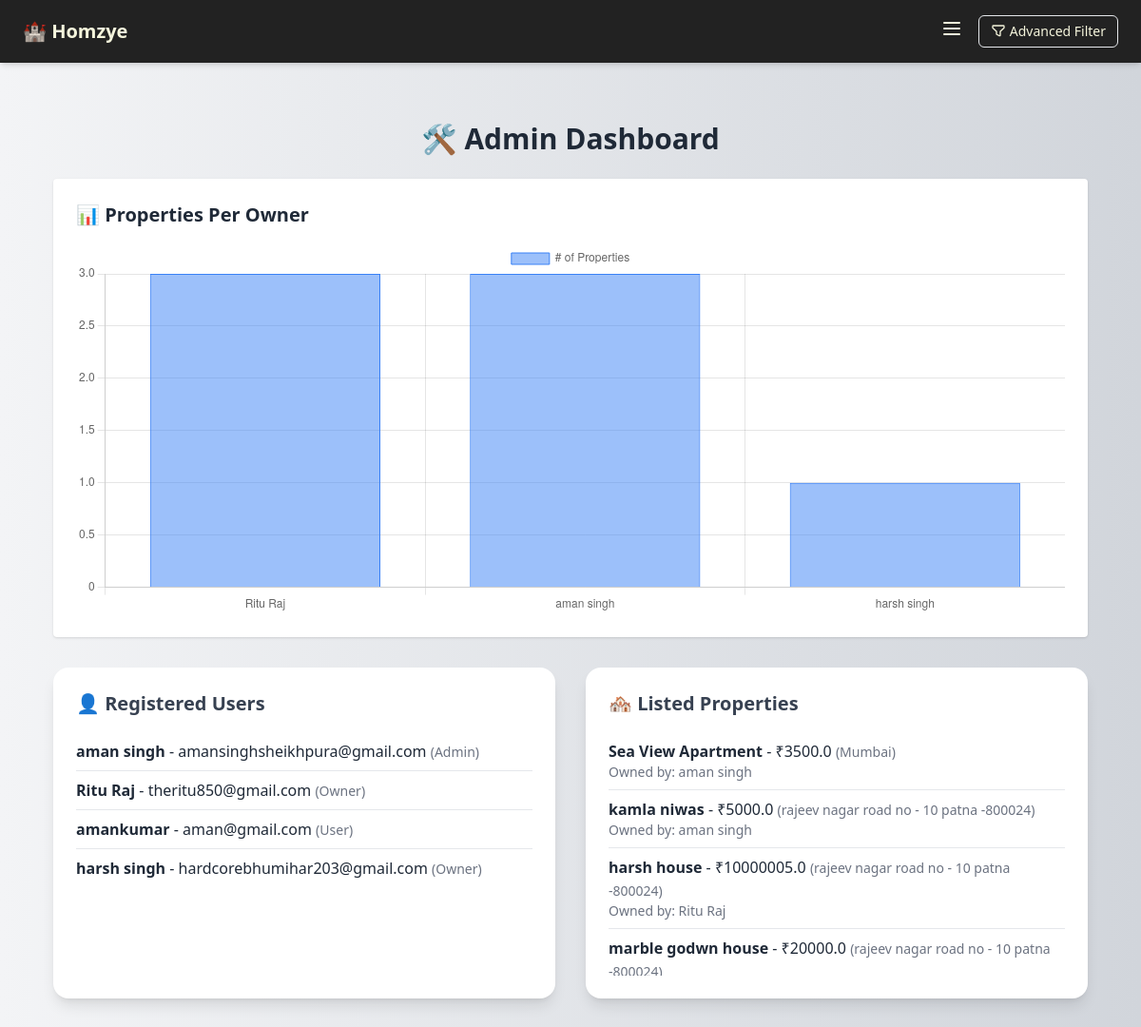
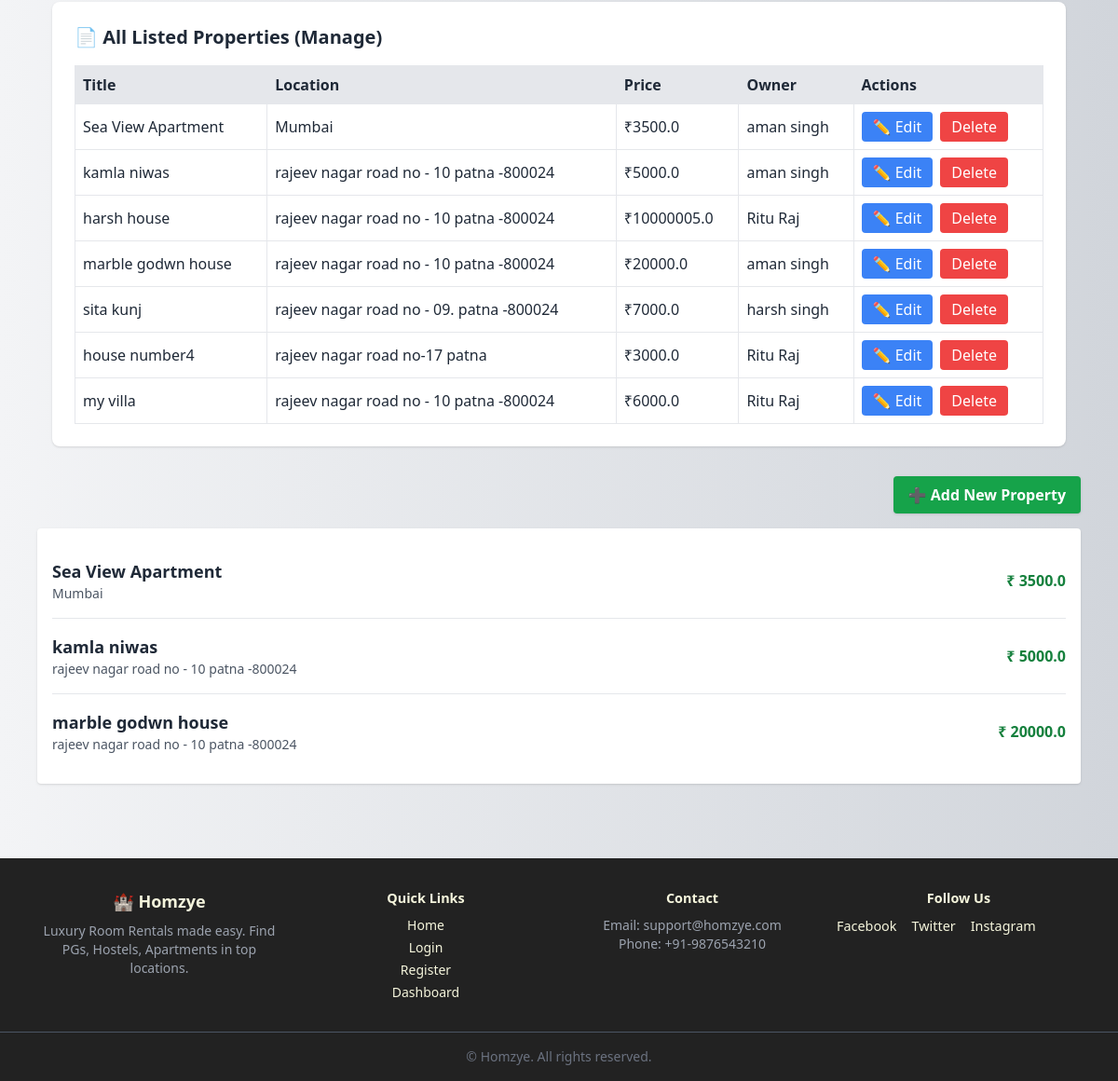
The page /dashboard (signed in) on the database its author committed (2 pictures, top to bottom).
### app.py (models this page shows)
class User(db.Model, UserMixin):
    id = db.Column(db.Integer, primary_key=True)
    username = db.Column(db.String(64), unique=True, nullable=False)
    email = db.Column(db.String(120), unique=True, nullable=False)
    password = db.Column(db.String(128), nullable=False)
    role = db.Column(db.String(20), nullable=False, default='user')
    properties = db.relationship('Property', backref='owner', lazy=True)

class Property(db.Model):
    id = db.Column(db.Integer, primary_key=True)
    title = db.Column(db.String(200), nullable=False)
    description = db.Column(db.Text, nullable=False)
    location = db.Column(db.String(200), nullable=False)
    price = db.Column(db.Float, nullable=False)
    latitude = db.Column(db.Float)
    longitude = db.Column(db.Float)
    photo_filename = db.Column(db.String(128))
    owner_id = db.Column(db.Integer, db.ForeignKey('user.id'), nullable=False)
    created_at = db.Column(db.DateTime, default=datetime.utcnow)
    photos = db.relationship('Photo', back_populates='room', cascade='all, delete-orphan')

### app.py (the view)
@app.route('/dashboard')
@login_required
def dashboard():
    if current_user.role == 'admin':
        users = User.query.all()
        properties = Property.query.all()
        owner_data = db.session.query(User.username, db.func.count(Property.id)) \
            .join(Property, Property.owner_id == User.id) \
            .group_by(User.username).all()
        owner_names = [data[0] for data in owner_data]
        owner_counts = [data[1] for data in owner_data]
        return render_template('admin_dashboard.html',
                               users=users,
                               properties=properties,
                               owner_names=owner_names,
                               owner_counts=owner_counts)
    elif current_user.role == 'owner':
        props = Property.query.filter_by(owner_id=current_user.id).all()
        return render_template('dashboard_owner.html', properties=props)
    else:
       return render_template('dashboarduser.html')

### app.py (called while the page is built)
@login_manager.user_loader
def load_user(user_id):
    return User.query.get(int(user_id))

### templates/admin_dashboard.html (shortened to what this page needs)
{% extends "base.html" %}
{% block content %}
<div class="max-w-7xl mx-auto px-4 py-8">
  <h1 class="text-3xl font-bold mb-6 text-center text-gray-800">🛠️ Admin Dashboard</h1>
  <div class="bg-white rounded shadow p-6 mb-8">
    <h2 class="text-xl font-semibold mb-4">📊 Properties Per Owner</h2>
    <canvas id="ownerChart" width="400" height="150"></canvas>
  </div>
  <div class="grid grid-cols-1 md:grid-cols-2 gap-8 mb-8">
    <div class="bg-white rounded-2xl shadow-lg p-6">
      <h2 class="text-xl font-semibold mb-4 text-gray-700">👤 Registered Users</h2>
      <ul class="divide-y divide-gray-200 max-h-64 overflow-y-auto">
        {% for user in users %}
          <li class="py-2">
            <p><strong>{{ user.username }}</strong> - {{ user.email }}
              <span class="text-sm text-gray-500">({{ user.role|capitalize }})</span>
            </p>
          </li>
        {% else %}
          <li class="text-gray-500">No users found.</li>
        {% endfor %}
      </ul>
    </div>
    <div class="bg-white rounded-2xl shadow-lg p-6">
      <h2 class="text-xl font-semibold mb-4 text-gray-700">🏘️ Listed Properties</h2>
      <ul class="divide-y divide-gray-200 max-h-64 overflow-y-auto">
        {% for prop in properties %}
          <li class="py-2">
            <p><strong>{{ prop.title }}</strong> - ₹{{ prop.price }}
              <span class="text-sm text-gray-500">({{ prop.location }})</span>
            </p>
            <p class="text-sm text-gray-500">Owned by: {{ prop.owner.username }}</p>
          </li>
        {% else %}
          <li class="text-gray-500">No properties found.</li>
        {% endfor %}
      </ul>
    </div>
  </div>
  <div class="bg-white rounded-lg shadow p-6">
    <h2 class="text-xl font-semibold mb-4">📄 All Listed Properties (Manage)</h2>
    <table class="w-full border-collapse">
      <thead>
        <tr class="bg-gray-200 text-left">
          <th class="p-2 border">Title</th>
          <th class="p-2 border">Location</th>
          <th class="p-2 border">Price</th>
          <th class="p-2 border">Owner</th>
          <th class="p-2 border">Actions</th>
        </tr>
      </thead>
      <tbody>
        {% for prop in properties %}
          <tr class="hover:bg-gray-100">
            <td class="p-2 border">{{ prop.title }}</td>
            <td class="p-2 border">{{ prop.location }}</td>
            <td class="p-2 border">₹{{ prop.price }}</td>
            <td class="p-2 border">{{ prop.owner.username }}</td>
          <td class="p-2 border">
  <div class="flex space-x-2">
    <a href="{{ url_for('edit_property', property_id=prop.id) }}"
   class="bg-blue-500 hover:bg-blue-700 text-white px-3 py-1 rounded">
  ✏️ Edit
</a>
    <form action="{{ url_for('delete_property', property_id=prop.id) }}" method="POST"
          onsubmit="return confirm('Are you sure you want to delete this property?');">
      <button type="submit" class="bg-red-500 hover:bg-red-700 text-white px-3 py-1 rounded">
        Delete
      </button>
    </form>
  </div>
</td>
          </tr>
        {% else %}
          <tr>
            <td colspan="5" class="text-center p-4 text-gray-500">No properties found.</td>
          </tr>
        {% endfor %}
      </tbody>
    </table>
  </div>
</div>
<div class="text-right mb-4">
  <a href="{{ url_for('add_property') }}"
     class="inline-block bg-green-600 hover:bg-green-700 text-white font-semibold py-2 px-4 rounded shadow">
    ➕ Add New Property
  </a>
</div>
{% set props = current_user.properties %}
<div class="bg-white rounded shadow p-4">
  {% if props %}
    <ul class="divide-y divide-gray-200">
      {% for prop in props %}
        <li class="py-4">
          <div class="flex flex-col md:flex-row md:justify-between md:items-center">
            <div>
              <strong class="text-lg text-gray-800">{{ prop.title }}</strong>
              <p class="text-sm text-gray-600">{{ prop.location }}</p>
            </div>
            <div class="mt-2 md:mt-0 text-green-700 font-bold">
              ₹ {{ prop.price }}
            </div>
          </div>
        </li>
      {% endfor %}
    </ul>
  {% else %}
    <p class="text-gray-600">You have no properties yet.</p>
  {% endif %}
</div>
<script>
  const ctx = document.getElementById('ownerChart').getContext('2d');
  const ownerChart = new Chart(ctx, {
    type: 'bar',
    data: {
      labels: {{ owner_names | tojson | safe }},
      datasets: [{
        label: '# of Properties',
        data: {{ owner_counts | tojson | safe }},
        backgroundColor: 'rgba(59, 130, 246, 0.5)',
        borderColor: 'rgba(59, 130, 246, 1)',
        borderWidth: 1
      }]
    },
    options: {
      responsive: true,
      scales: {
        y: {
          beginAtZero: true,
          precision: 0
        }
      }
    }
  });
</script>
{% endblock %}

### templates/base.html (shortened to what this page needs)
<!DOCTYPE html>
<html lang="en">
<head>
  <script src="https://cdn.tailwindcss.com"></script>
  <link rel="stylesheet" href="{{ url_for('static', filename='style.css') }}">
</head>
<body x-data="{ dropdownOpen: false, filterOpen: false }" class="bg-gradient-to-r from-gray-100 to-gray-300 text-gray-800 min-h-screen" x-init="console.log('Alpine ready!')">
<header class="bg-charcoal text-beige p-4 shadow-md fixed top-0 inset-x-0 z-50">
  <div class="max-w-6xl mx-auto flex justify-between items-center">
    <a href="{{ url_for('home') }}" class="text-xl font-bold">🏰 Homzye</a>
    <nav class="flex items-center space-x-4">
      {% if current_user.is_authenticated %}
        <div class="relative">
          <button @click="dropdownOpen = !dropdownOpen" class="text-beige focus:outline-none">
            <svg class="w-6 h-6" fill="none" stroke="currentColor" stroke-width="2" viewBox="0 0 24 24">
              <path stroke-linecap="round" stroke-linejoin="round" d="M4 6h16M4 12h16M4 18h16" />
            </svg>
          </button>
        </div>
      {% else %}
        <a href="{{ url_for('login') }}" class="underline hover:text-yellow-300">Login</a>
        <a href="{{ url_for('register') }}" class="underline hover:text-yellow-300">Register</a>
      {% endif %}
      <button @click="filterOpen = true"
        class="ml-4 flex items-center gap-1 px-3 py-1.5 border border-beige text-beige rounded-md hover:bg-beige hover:text-charcoal transition">
        <svg xmlns="http://www.w3.org/2000/svg" class="h-4 w-4" fill="none"
             viewBox="0 0 24 24" stroke="currentColor" stroke-width="2">
          <path stroke-linecap="round" stroke-linejoin="round"
                d="M3 4a1 1 0 011-1h16a1 1 0 011 1v2a1 1 0 01-.293.707L15 12v6a1 1 0 01-1.447.894l-4-2A1 1 0 019 16v-4L3.293 6.707A1 1 0 013 6V4z" />
        </svg>
        <span class="text-sm font-medium">Advanced Filter</span>
      </button>
    </nav>
  </div>
</header>
<main class="pt-24 p-4 max-w-6xl mx-auto">
  {% block content %}{% endblock %}
</main>
<footer class="bg-charcoal text-beige mt-16">
  <div class="max-w-6xl mx-auto px-4 py-8 grid grid-cols-1 sm:grid-cols-2 md:grid-cols-4 gap-6">
    <div>
      <h2 class="text-lg font-semibold mb-2">🏰 Homzye</h2>
      <p class="text-sm text-gray-400">Luxury Room Rentals made easy. Find PGs, Hostels, Apartments in top locations.</p>
    </div>
    <div>
      <h3 class="text-md font-semibold mb-2">Quick Links</h3>
      <ul class="space-y-1 text-sm">
        <li><a href="{{ url_for('home') }}" class="hover:underline">Home</a></li>
        <li><a href="{{ url_for('login') }}" class="hover:underline">Login</a></li>
        <li><a href="{{ url_for('register') }}" class="hover:underline">Register</a></li>
        {% if current_user.is_authenticated %}
          <li><a href="{{ url_for('dashboard') }}" class="hover:underline">Dashboard</a></li>
        {% endif %}
      </ul>
    </div>
    <div>
      <h3 class="text-md font-semibold mb-2">Contact</h3>
      <p class="text-sm text-gray-400">Email: support@homzye.com</p>
      <p class="text-sm text-gray-400">Phone: +91-9876543210</p>
    </div>
    <div>
      <h3 class="text-md font-semibold mb-2">Follow Us</h3>
      <div class="flex space-x-4">
        <a href="#" class="hover:text-yellow-400">Facebook</a>
        <a href="#" class="hover:text-yellow-400">Twitter</a>
        <a href="#" class="hover:text-yellow-400">Instagram</a>
      </div>
    </div>
  </div>
  <div class="text-center py-4 text-sm text-gray-500 border-t border-gray-600">
    &copy; {{ year }} Homzye. All rights reserved.
  </div>
</footer>
</body>
</html>

### static/style.css (style rules this page uses)
body { font-family: 'Segoe UI', Tahoma, Geneva, Verdana, sans-serif; background-color: #f8f9fa; color: #212529; line-height: 1.6; margin: 0; padding: 0; }
h1, h2, h3, h4 { font-weight: 600; margin-bottom: 1rem; }
footer { text-align: center; font-size: 0.9rem; color: #6c757d; margin-top: 2rem; }

### templates/base.html (style rules this page uses)
.text-beige { color: #f5f5dc; }
.bg-charcoal { background-color: #222; }

### rows shown on the page
User: username "aman singh", email "amansinghsheikhpura@gmail.com", role "Admin"
User: username "Ritu Raj", email "theritu850@gmail.com", role "Owner"
User: username "amankumar", email "aman@gmail.com", role "User"
User: username "harsh singh", email "hardcorebhumihar203@gmail.com", role "Owner"
Property: title "Sea View Apartment", price "3500.0", location "Mumbai", owner.username "aman singh"
Property: title "kamla niwas", price "5000.0", location "rajeev nagar road no - 10 patna -800024", owner.username "aman singh"
Property: title "harsh house", price "10000005.0", location "rajeev nagar road no - 10 patna -800024", owner.username "Ritu Raj"
Property: title "marble godwn house", price "20000.0", location "rajeev nagar road no - 10 patna…", location "rajeev nagar road no - 10 patna -800024", owner.username "aman singh"
Property: title "sita kunj", location "rajeev nagar road no - 09. patna -800024", price "7000.0", owner.username "harsh singh"
Property: title "house number4", location "rajeev nagar road no-17 patna", price "3000.0", owner.username "Ritu Raj"
Property: title "my villa", location "rajeev nagar road no - 10 patna -800024", price "6000.0", owner.username "Ritu Raj"

### other values the page prints
chart data {{ owner_names | tojson | safe }} ["Ritu Raj", "aman singh", "harsh singh"]
chart data {{ owner_counts | tojson | safe }} [3, 3, 1]
